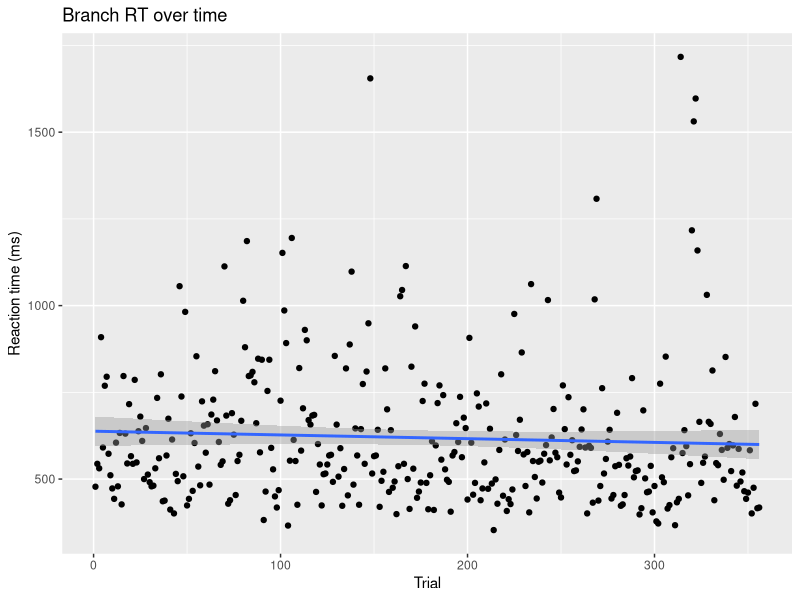
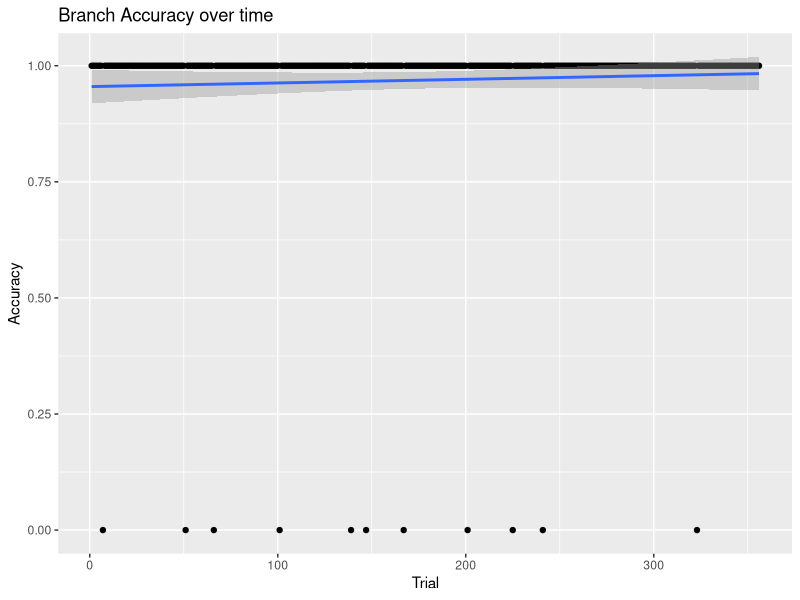
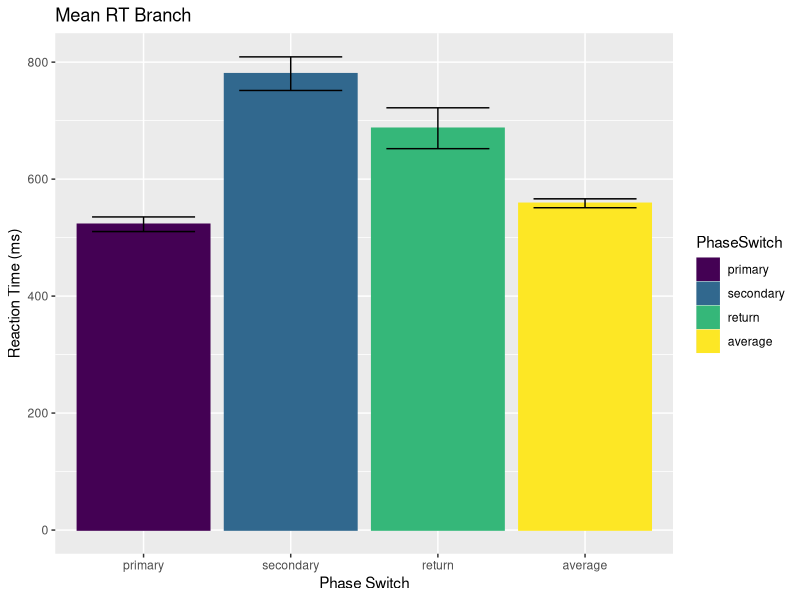
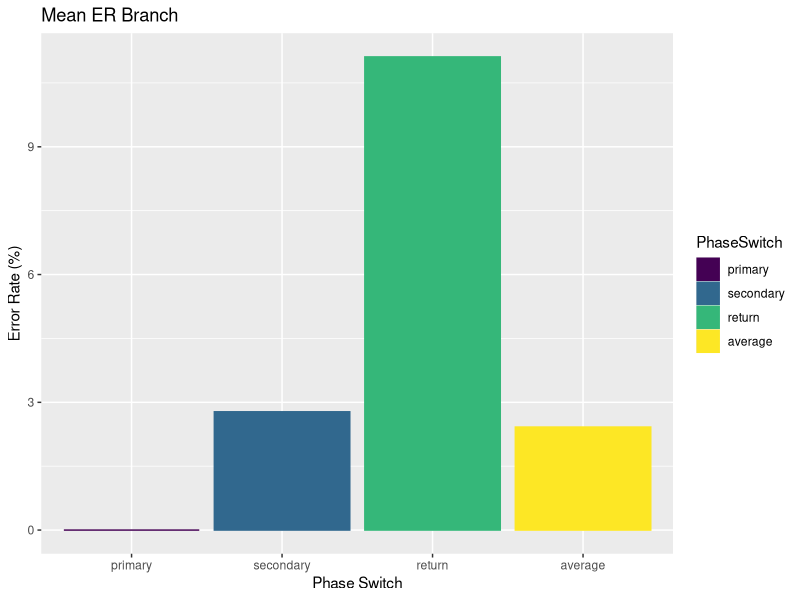
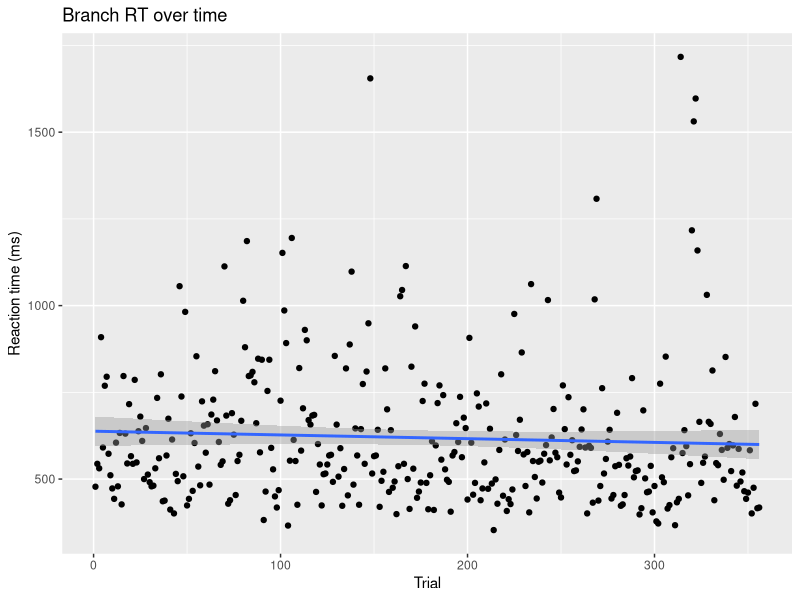
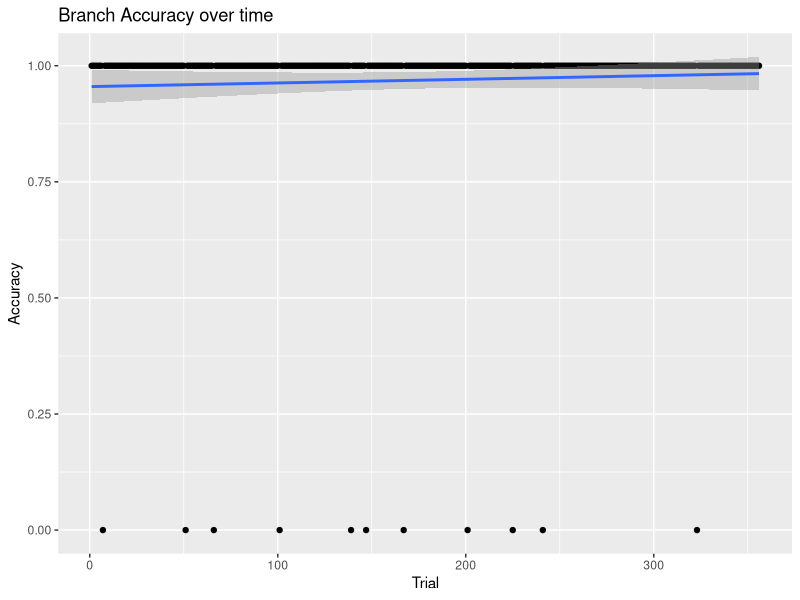
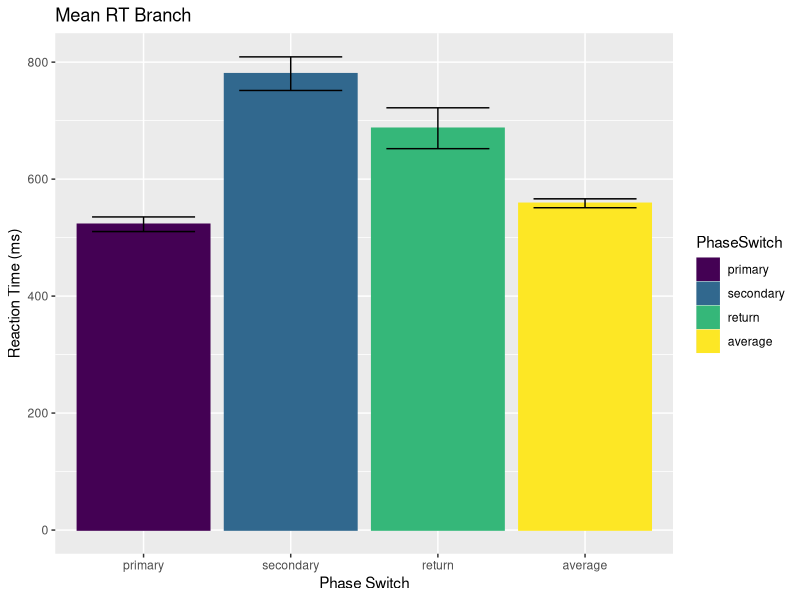
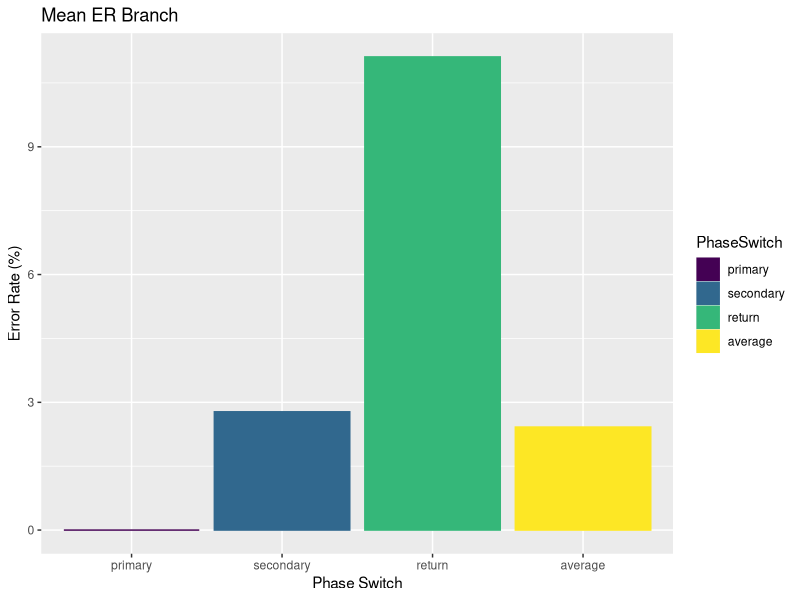

These figures' R source, in order: (Note: this script raises an error after producing the figures.)
#Project 2 - Branch Task Performance Analysis
#Author: Georgia Hadjis


#import libraries ------------------------------------------------------------------------------------
library(tidyverse)
library(dplyr)

# read in data ---------------------------------------------------------------------------------------
raw_data <- read_csv("22-4.csv") #substitute output file name here

#using piping, select relevant columns to analyze-----------------------------------------------------
branch_data <- raw_data %>%
  select(Subject, Session, ExternalStimulus, Task, DisplayStim.ACC, DisplayStim.RT, Phase, PhaseSwitch) %>% #columns to analyze
  filter(Task == "branch") %>% #task to analyze
  mutate(Trial = 1:length(Subject)) #add column to count the number of trials in the task for plotting purposes

#make a plot to visualize task performance throughout the session-------------------------------------

#BRANCH Reaction Times
branch_rt_overtime <- ggplot(branch_data, aes(x = Trial, y = DisplayStim.RT)) + geom_point() + geom_smooth(method = "lm")+ #add regression line 
  labs(title="Branch RT over time", x="Trial", y = "Reaction time (ms)")
branch_rt_overtime

ggsave('figures/branch_rt_overtime.pdf',units='in',width=4,height=5)

#BRANCH Accuracy
branch_acc_overtime <- ggplot(branch_data, aes(x = Trial, y = DisplayStim.ACC)) + geom_point() + geom_smooth(method = "lm")+ #add regression line
  labs(title="Branch Accuracy over time", x="Trial", y = "Accuracy") # Accuracy = 1 is correct, Accuracy = 0 is incorrect
branch_acc_overtime

ggsave('figures/branch_acc_overtime.pdf',units='in',width=4,height=5)

#summarize the average ratings across rating types for this session----------------------------------

ratings <- raw_data %>% #new tibble for ratings
  select(ExternalStimulus, Intensity, Salience, Unpleasantness) %>% #select the rating scales
  filter(!is.na(Intensity)) %>% #filter values that are not NA. This removes NA from the Salience and Unpleasantness variables as well
  mutate(Intensity_avg = mean(Intensity), Salience_avg = mean(Salience), Unpleasantness_avg = mean(Unpleasantness)) #calculate the mean rating for each rating type

  
#TASK ANALYSIS BRANCH--------------------------------------------------------------------------------
#I will analyze reaction times of correct trials only. A value in the PhaseSwitch column corresponds to the first trial in each phase of the task i.e. the first trial of the new phase after it has switched.
#The first trial in PhaseSwitch #1 is called the "primary" trial, the first trial in PhaseSwitch #2 is called the "secondary" trial, the first trial in PhaseSwitch #3 is called the "return" trial.
#The NA trials in PhaseSwitch represent the remaining trials within each phase (primary, secondary, return) combined. These are called the "average" trials.
#I will first recode the PhaseSwitch column so that values refer to the trials in words rather than numbers and "NA" for ease of bar graph x axis labels later on

branch_data <- mutate(branch_data, PhaseSwitch = recode(branch_data$PhaseSwitch, "1" = "primary", "2" = "secondary", "3" = "return"), PhaseSwitch = replace_na(PhaseSwitch, "average")) #replace the NA values with "average"

#Analyzing reaction time for each phase type:
#primary
branch_rt_primary <- branch_data %>% #new tibble for this phase type
  filter(DisplayStim.ACC == 1, PhaseSwitch == "primary") %>% #filter for correct trials (accuracy = 1) and for the first phase switch or "primary" phase type
  group_by(Subject, PhaseSwitch, ExternalStimulus, Task) %>% #group by the variables of interest
  mutate(meanRT = mean(DisplayStim.RT), sd = sd(DisplayStim.RT), RT_Outliers = abs(DisplayStim.RT-meanRT)>2*sd) %>% #find the mean reaction time and standard deviation of reaction times to identify standard deviations greater than |2| as outliers "TRUE" or "FALSE"
  filter(RT_Outliers == "FALSE") %>% #remove outliers by filtering out "TRUE" values
  summarize(meanRT_clean = mean(DisplayStim.RT), sem = (sd(DisplayStim.RT)/sqrt(length(Subject)))) #create summary by calculating clean mean reaction time and standard error of the mean using the clean standard deviation

#repeat the same steps for primary trials for remaining trials:

#secondary
branch_rt_secondary <- branch_data %>% #new tibble for this phase type
  filter(DisplayStim.ACC == 1, PhaseSwitch == "secondary") %>% #filter for correct trials and for the second phase switch or "secondary" phase type
  group_by(Subject, PhaseSwitch, ExternalStimulus, Task) %>%
  mutate(meanRT = mean(DisplayStim.RT), sd = sd(DisplayStim.RT), RT_Outliers = abs(DisplayStim.RT-meanRT)>2*sd) %>%
  filter(RT_Outliers == "FALSE") %>%
  summarize(meanRT_clean = mean(DisplayStim.RT), sem = (sd(DisplayStim.RT)/sqrt(length(Subject))))

#return
branch_rt_return <- branch_data %>% #new tibble for this phase type
  filter(DisplayStim.ACC == 1, PhaseSwitch == "return") %>% #filter for correct trials and for the third phase switch or "return" phase type
  group_by(Subject, PhaseSwitch, ExternalStimulus, Task) %>%
  mutate(meanRT = mean(DisplayStim.RT), sd = sd(DisplayStim.RT), RT_Outliers = abs(DisplayStim.RT-meanRT)>2*sd) %>%
  filter(RT_Outliers == "FALSE") %>%
  summarize(meanRT_clean = mean(DisplayStim.RT), sem = (sd(DisplayStim.RT)/sqrt(length(Subject))))

#average
branch_rt_average <- branch_data %>% #new tibble for this phase type
  filter(DisplayStim.ACC == 1, PhaseSwitch == "average") %>% #we still want correct trials, but now we want the remaining trials of each phase, not the first value for each phase, so we select the rows in which PhaseSwitch = "average"
  group_by(Subject, PhaseSwitch, ExternalStimulus, Task) %>%
  mutate(meanRT = mean(DisplayStim.RT), sd = sd(DisplayStim.RT), RT_Outliers = abs(DisplayStim.RT-meanRT)>2*sd) %>%
  filter(RT_Outliers == "FALSE") %>%
  summarize(meanRT_clean = mean(DisplayStim.RT), sem = (sd(DisplayStim.RT)/sqrt(length(Subject))))


#Analyzing error rate for each phase type
#error rate for primary trials
branch_er_primary <- branch_data %>% #need a new tibble where we can view the errors for this phase type
  filter(PhaseSwitch == "primary") %>% #look at only primary trials
  group_by(Subject, PhaseSwitch, ExternalStimulus, Task) %>% #group by these variables
  summarize(ErrorRate = 100 - mean(DisplayStim.ACC==1)*100) #calculate error rate by subtracting the mean accuracy from 100

#doing the same as above for the remaining phase types:
#error rate for secondary trials
branch_er_secondary <- branch_data %>%
  filter(PhaseSwitch == "secondary") %>% #look at only secondary trials
  group_by(Subject, PhaseSwitch, ExternalStimulus, Task) %>%
  summarize(ErrorRate = 100 - mean(DisplayStim.ACC==1)*100)

#error rate for return trials
branch_er_return <- branch_data %>%
  filter(PhaseSwitch == "return") %>% #look at only return trials
  group_by(Subject, PhaseSwitch, ExternalStimulus, Task) %>%
  summarize(ErrorRate = 100 - mean(DisplayStim.ACC==1)*100)

#error rate for average trials
branch_er_average <- branch_data %>%
  filter(PhaseSwitch == "average") %>% #look only at average trials
  group_by(Subject, PhaseSwitch, ExternalStimulus, Task) %>%
  summarize(ErrorRate = 100 - mean(DisplayStim.ACC==1)*100)

#Create a summary of task performance for reaction times and error rates-----------------------------
summary_er_branch <- bind_rows(branch_er_primary, branch_er_secondary, branch_er_return, branch_er_average)
summary_rt_branch <- bind_rows(branch_rt_primary, branch_rt_secondary, branch_rt_return, branch_rt_average)


#join the two summary tibbles to generate one general summary for the branch task
summary_branch <- left_join(summary_er_branch, summary_rt_branch)


#make bar graphs to show summaries of task performance-----------------------------------------------

#will make PhaseSwitch values factors to organize them in a desired order for the bar graph
summary_branch$PhaseSwitch <- factor(summary_branch$PhaseSwitch, levels = c('primary', 'secondary', 'return', 'average'), ordered = TRUE)

#Reaction Time
rt_bar_graph <- ggplot(summary_branch, aes(x = PhaseSwitch, y = meanRT_clean)) + 
  geom_bar(stat='identity', aes(colour = PhaseSwitch, fill = PhaseSwitch), show.legend = TRUE, position = position_dodge(width = 0.7)) + #have already calculated mean RT and sem, so stat = identity
  geom_errorbar(aes(ymin = meanRT_clean-sem, ymax = meanRT_clean+sem), width = 0.7) + #sem calculated earlier for each phase
  labs(title="Mean RT Branch", x="Phase Switch", y = "Reaction Time (ms)")
rt_bar_graph

ggsave('figures/summary_rt_branch.pdf',units='in',width=4,height=5)

#Error Rate
er_bar_graph <- ggplot(summary_branch, aes(x = PhaseSwitch, y = ErrorRate)) + 
  geom_bar(stat='identity', aes(colour = PhaseSwitch, fill = PhaseSwitch), show.legend = TRUE, position = position_dodge(width = 0.7)) + #no error bars for error rate because standard error is not important for analyses. the bar graph is meant to show the average error rates as a summary
  labs(title="Mean ER Branch", x="Phase Switch", y = "Error Rate (%)")
er_bar_graph

ggsave('figures/summary_er_branch.pdf',units='in',width=4,height=5)

#save summary task performance and ratings as separate csv files-------------------------------------
write.csv(summary_branch, "summary_data/summary_branch.csv")
write.csv(ratings, "summary_data/summary_ratings.csv")
